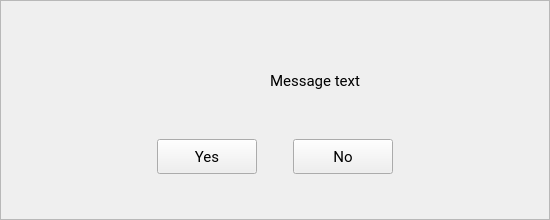
<?xml version="1.0" encoding="UTF-8"?>
<ui version="4.0">
 <class>MessageWindow</class>
 <widget class="QMainWindow" name="MessageWindow">
  <property name="geometry">
   <rect>
    <x>0</x>
    <y>0</y>
    <width>550</width>
    <height>220</height>
   </rect>
  </property>
  <property name="sizePolicy">
   <sizepolicy hsizetype="Fixed" vsizetype="Fixed">
    <horstretch>0</horstretch>
    <verstretch>0</verstretch>
   </sizepolicy>
  </property>
  <property name="minimumSize">
   <size>
    <width>550</width>
    <height>220</height>
   </size>
  </property>
  <property name="maximumSize">
   <size>
    <width>550</width>
    <height>220</height>
   </size>
  </property>
  <property name="windowTitle">
   <string/>
  </property>
  <property name="windowIcon">
   <iconset resource="../resources/resources.qrc">
    <normaloff>:/icons/db.ico</normaloff>:/icons/db.ico</iconset>
  </property>
  <property name="toolTipDuration">
   <number>-1</number>
  </property>
  <property name="locale">
   <locale language="English" country="UnitedStates"/>
  </property>
  <widget class="QWidget" name="central_widget">
   <property name="locale">
    <locale language="English" country="UnitedStates"/>
   </property>
   <layout class="QVBoxLayout" name="verticalLayout_2">
    <property name="leftMargin">
     <number>0</number>
    </property>
    <property name="topMargin">
     <number>0</number>
    </property>
    <property name="rightMargin">
     <number>0</number>
    </property>
    <property name="bottomMargin">
     <number>0</number>
    </property>
    <item>
     <widget class="QFrame" name="main_frame">
      <property name="frameShape">
       <enum>QFrame::StyledPanel</enum>
      </property>
      <property name="frameShadow">
       <enum>QFrame::Raised</enum>
      </property>
      <layout class="QVBoxLayout" name="verticalLayout">
       <item>
        <widget class="QFrame" name="title_frame">
         <property name="sizePolicy">
          <sizepolicy hsizetype="Preferred" vsizetype="Preferred">
           <horstretch>0</horstretch>
           <verstretch>0</verstretch>
          </sizepolicy>
         </property>
         <property name="maximumSize">
          <size>
           <width>16777215</width>
           <height>15</height>
          </size>
         </property>
         <property name="layoutDirection">
          <enum>Qt::LeftToRight</enum>
         </property>
         <property name="frameShape">
          <enum>QFrame::NoFrame</enum>
         </property>
         <property name="frameShadow">
          <enum>QFrame::Raised</enum>
         </property>
         <layout class="QHBoxLayout" name="horizontalLayout">
          <item>
           <layout class="QVBoxLayout" name="dummy"/>
          </item>
         </layout>
        </widget>
       </item>
       <item>
        <widget class="QFrame" name="message_frame">
         <property name="sizePolicy">
          <sizepolicy hsizetype="Preferred" vsizetype="Maximum">
           <horstretch>0</horstretch>
           <verstretch>0</verstretch>
          </sizepolicy>
         </property>
         <property name="minimumSize">
          <size>
           <width>0</width>
           <height>60</height>
          </size>
         </property>
         <property name="maximumSize">
          <size>
           <width>16777215</width>
           <height>60</height>
          </size>
         </property>
         <property name="frameShape">
          <enum>QFrame::NoFrame</enum>
         </property>
         <property name="frameShadow">
          <enum>QFrame::Raised</enum>
         </property>
         <layout class="QHBoxLayout" name="horizontalLayout_3">
          <property name="spacing">
           <number>0</number>
          </property>
          <property name="leftMargin">
           <number>0</number>
          </property>
          <property name="topMargin">
           <number>0</number>
          </property>
          <property name="rightMargin">
           <number>0</number>
          </property>
          <property name="bottomMargin">
           <number>0</number>
          </property>
          <item>
           <spacer name="horizontal_spacer_4">
            <property name="orientation">
             <enum>Qt::Horizontal</enum>
            </property>
            <property name="sizeHint" stdset="0">
             <size>
              <width>40</width>
              <height>20</height>
             </size>
            </property>
           </spacer>
          </item>
          <item>
           <widget class="QLabel" name="message_icon">
            <property name="sizePolicy">
             <sizepolicy hsizetype="Fixed" vsizetype="Fixed">
              <horstretch>0</horstretch>
              <verstretch>0</verstretch>
             </sizepolicy>
            </property>
            <property name="minimumSize">
             <size>
              <width>60</width>
              <height>60</height>
             </size>
            </property>
            <property name="maximumSize">
             <size>
              <width>60</width>
              <height>60</height>
             </size>
            </property>
            <property name="font">
             <font>
              <family>Roboto</family>
              <pointsize>12</pointsize>
             </font>
            </property>
            <property name="text">
             <string/>
            </property>
           </widget>
          </item>
          <item>
           <spacer name="horizontal_spacer">
            <property name="orientation">
             <enum>Qt::Horizontal</enum>
            </property>
            <property name="sizeType">
             <enum>QSizePolicy::Fixed</enum>
            </property>
            <property name="sizeHint" stdset="0">
             <size>
              <width>20</width>
              <height>20</height>
             </size>
            </property>
           </spacer>
          </item>
          <item>
           <widget class="QLabel" name="message_label">
            <property name="font">
             <font>
              <family>Roboto</family>
              <pointsize>11</pointsize>
              <weight>50</weight>
              <italic>false</italic>
              <bold>false</bold>
             </font>
            </property>
            <property name="styleSheet">
             <string notr="true"/>
            </property>
            <property name="text">
             <string>Message text</string>
            </property>
           </widget>
          </item>
          <item>
           <spacer name="horizontal_spacer_5">
            <property name="orientation">
             <enum>Qt::Horizontal</enum>
            </property>
            <property name="sizeHint" stdset="0">
             <size>
              <width>40</width>
              <height>20</height>
             </size>
            </property>
           </spacer>
          </item>
         </layout>
        </widget>
       </item>
       <item>
        <widget class="QFrame" name="actions_frame">
         <property name="sizePolicy">
          <sizepolicy hsizetype="Preferred" vsizetype="Maximum">
           <horstretch>0</horstretch>
           <verstretch>0</verstretch>
          </sizepolicy>
         </property>
         <property name="minimumSize">
          <size>
           <width>0</width>
           <height>0</height>
          </size>
         </property>
         <property name="maximumSize">
          <size>
           <width>16777215</width>
           <height>70</height>
          </size>
         </property>
         <property name="frameShape">
          <enum>QFrame::NoFrame</enum>
         </property>
         <property name="frameShadow">
          <enum>QFrame::Raised</enum>
         </property>
         <layout class="QHBoxLayout" name="horizontalLayout_5">
          <property name="bottomMargin">
           <number>20</number>
          </property>
          <item>
           <spacer name="horizontal_spacer_3">
            <property name="orientation">
             <enum>Qt::Horizontal</enum>
            </property>
            <property name="sizeHint" stdset="0">
             <size>
              <width>40</width>
              <height>0</height>
             </size>
            </property>
           </spacer>
          </item>
          <item>
           <widget class="QPushButton" name="yes_btn">
            <property name="sizePolicy">
             <sizepolicy hsizetype="Minimum" vsizetype="Fixed">
              <horstretch>0</horstretch>
              <verstretch>0</verstretch>
             </sizepolicy>
            </property>
            <property name="minimumSize">
             <size>
              <width>100</width>
              <height>35</height>
             </size>
            </property>
            <property name="maximumSize">
             <size>
              <width>16777215</width>
              <height>16777215</height>
             </size>
            </property>
            <property name="font">
             <font>
              <family>Roboto</family>
              <pointsize>11</pointsize>
              <weight>50</weight>
              <bold>false</bold>
              <kerning>true</kerning>
             </font>
            </property>
            <property name="text">
             <string>Yes</string>
            </property>
           </widget>
          </item>
          <item>
           <spacer name="horizontal_spacer_1">
            <property name="orientation">
             <enum>Qt::Horizontal</enum>
            </property>
            <property name="sizeType">
             <enum>QSizePolicy::Fixed</enum>
            </property>
            <property name="sizeHint" stdset="0">
             <size>
              <width>30</width>
              <height>0</height>
             </size>
            </property>
           </spacer>
          </item>
          <item>
           <widget class="QPushButton" name="no_btn">
            <property name="minimumSize">
             <size>
              <width>100</width>
              <height>35</height>
             </size>
            </property>
            <property name="font">
             <font>
              <family>Roboto</family>
              <pointsize>11</pointsize>
             </font>
            </property>
            <property name="text">
             <string>No</string>
            </property>
           </widget>
          </item>
          <item>
           <spacer name="horizontal_spacer_2">
            <property name="orientation">
             <enum>Qt::Horizontal</enum>
            </property>
            <property name="sizeHint" stdset="0">
             <size>
              <width>40</width>
              <height>0</height>
             </size>
            </property>
           </spacer>
          </item>
         </layout>
        </widget>
       </item>
      </layout>
     </widget>
    </item>
   </layout>
  </widget>
 </widget>
 <resources>
  <include location="../resources/resources.qrc"/>
 </resources>
 <connections/>
</ui>
